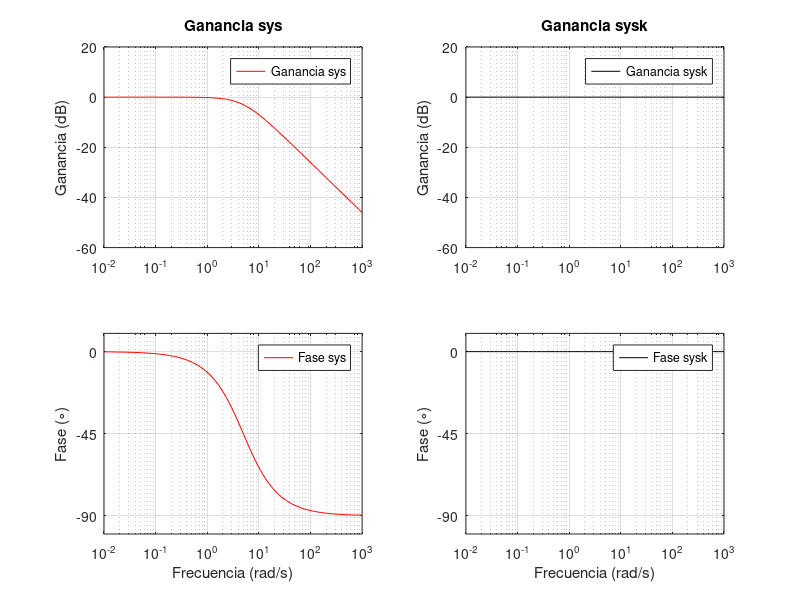

This chart was generated by the following MATLAB code:
% frecuencia
f = 50; % Hz
wi = 2*pi*f; % rad/s

% Sistema
T = 0.2;

% Diagrama de Bode
s = tf('s');
sys = 1/(T*s+1);

%bode(sys)
%grid on

sysk = tf(1);
w = logspace(-2, 3, 100);
[Ganancia_sysk, Fase_sysk] = bode(sysk, w);
Ganancia_sysk_dB = 20*log10(Ganancia_sysk(:)); 

[Ganancia_sys, Fase_sys] = bode(sys, w);
Ganancia_sys_dB = 20*log10(Ganancia_sys(:)); 

figure;
% Gráficas de Ganancia y Fase para sys
subplot(2,2,1);    
semilogx(w, Ganancia_sys_dB, 'r', 'DisplayName', 'Ganancia sys');
axis([0.01 1000 -60 20]);
grid on;
set(gca,'ytick',[-60 -40 -20 0 20]);
title('Ganancia sys');
ylabel('Ganancia (dB)');
legend('show');

subplot(2,2,3);
semilogx(w, Fase_sys(:), 'r', 'DisplayName', 'Fase sys');
axis([0.01 1000 -100 10]);
grid on;
set(gca,'ytick',[-90 -45 0]);
xlabel('Frecuencia (rad/s)'); 
ylabel('Fase (\circ)');
legend('show');

% Gráficas de Ganancia y Fase para sysk
subplot(2,2,2);    
semilogx(w, Ganancia_sysk_dB, 'k', 'DisplayName', 'Ganancia sysk');
axis([0.01 1000 -60 20]);
grid on;
set(gca,'ytick',[-60 -40 -20 0 20]);
title('Ganancia sysk');
ylabel('Ganancia (dB)');
legend('show');

subplot(2,2,4);
semilogx(w, Fase_sysk(:), 'k', 'DisplayName', 'Fase sysk');
axis([0.01 1000 -100 10]);
grid on;
set(gca,'ytick',[-90 -45 0]);
xlabel('Frecuencia (rad/s)'); 
ylabel('Fase (\circ)');
legend('show');

% Cálculo de Amplitud y Fase
Anplitudea = 1/sqrt((T*wi)^2 + 1);
Desfasea = atan2(T*wi, 1) * 180/pi;